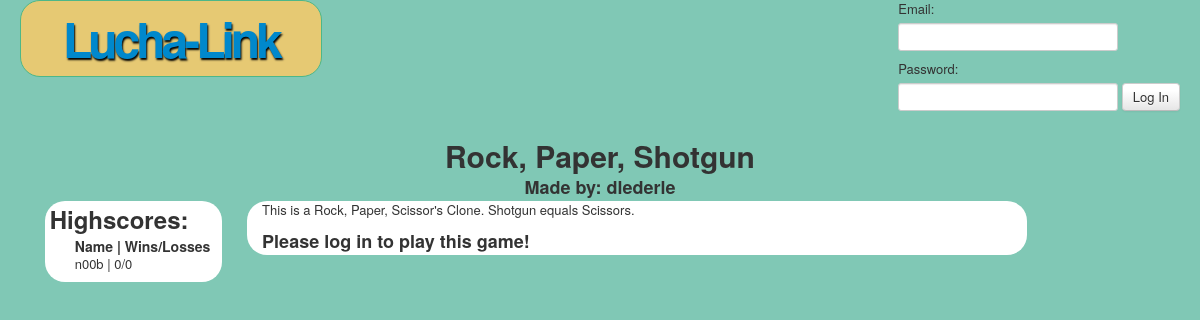
The page /gamepage.php?gameID=rps on the database as committed earlier.
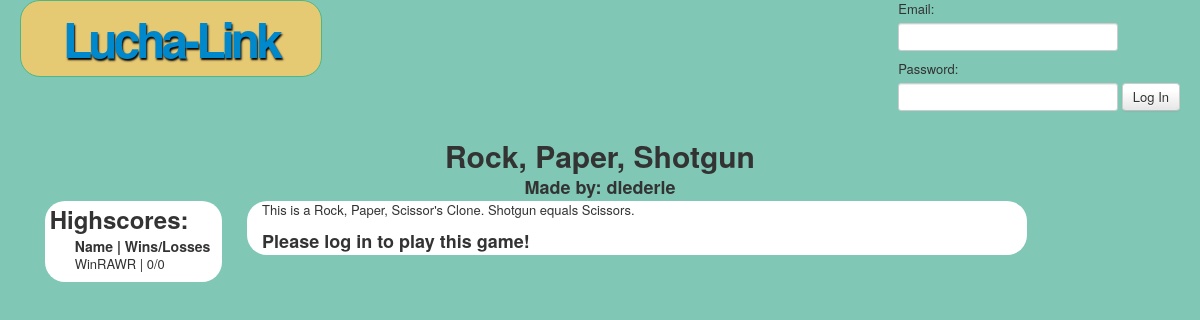
The same page on the database as committed later.
### tables this page shows
CREATE TABLE `Games`(
	`title` varchar(40) NOT NULL DEFAULT 'noname',
	 
	`rating` varchar(2) NOT NULL DEFAULT 'U',
	`description` blob,
	 
	`rank` int DEFAULT 0,
	 
	`path` varchar(30) NOT NULL DEFAULT 'games/',
	 
	`titleID` varchar(10) NOT NULL,
	`author` varchar(50) NOT NULL,
	PRIMARY KEY(`titleID`)
);

CREATE TABLE `Avatars`(
	`game_id` varchar(10) NOT NULL,
	`avatar_id` int NOT NULL AUTO_INCREMENT,
	`owner_id` int NOT NULL,
	`user_name` varchar(20) DEFAULT 'n00b',
	`rank` int(11) DEFAULT '1500',
	`wins` int DEFAULT 0,
	`losses` int DEFAULT 0,
	`ties`  int DEFAULT 0,
	 
	PRIMARY KEY (avatar_id),
	CONSTRAINT users_avatar_id_fk
	FOREIGN KEY (owner_id)
	REFERENCES Users (player_id)
);

### gamepage.php (the view, shortened to what this page needs)
<?php
	$currGame = $_GET['gameID'];
	if(isset($currGame)) {
		$query = "SELECT title, rating, path, author, description FROM Games WHERE titleID = '$currGame'";
		$result = mysqli_query($db, $query);
		if($row = mysqli_fetch_array($result)) {
			$gameTitle = $row['title'];
			$path = $row['path'];
			$author = $row['author'];
			$desc = $row['description'];
		}
	}
	else {
		header("Location: index.php");
	}
?>
<!doctype html>
<html>
<head>
     <link rel="stylesheet" href="etc/css/bootstrap.min.css">
     <link rel="stylesheet" href="etc/css/lucha.css">
</head>
<body>
     <div class="container-fluid">
	<?php include("topbar.php");?>
         <div class="row-fluid">
               <div id="title-box">
			<h1><?php echo $gameTitle ?></h1>
			<h3>Made by: <?php echo $author ?></h3>
               </div>
               <div class="span2" id="sidebar">
                    <h2>Highscores:</h2>
                    <ul>
			<?php
				$query = "SELECT * FROM Avatars INNER JOIN Games ON Avatars.game_id = '$currGame';";
					$result = mysqli_query($db, $query)
						or die("error querying database");
					echo "<h4>Name | Wins/Losses</h4>";
					while($row = mysqli_fetch_array($result)) {
						$avatar= $row['user_name'];
						$wins = $row['wins'];
						$losses = $row['losses'];
						echo "$avatar | $wins/"."$losses";
					}
			?>
                    </ul>
               </div>
               <div class="span8" id="body">
				<p><?php echo "$desc"?></p>
<?php
	if(isset($id)) {
		$query1 = "SELECT * FROM Avatars WHERE Avatars.game_id = '$currGame' AND Avatars.owner_id = $id";
		$result1 = mysqli_query($db, $query1);
		if($row = mysqli_fetch_array($result1)) {
			$userName = $row['user_name'];
			echo "<h2>Welcome back, $userName</h2>"
?>
		<h3><a href='<?php echo "$path$currGame.html" ?>' id="launchLink">Launch Rock, Paper, Shotgun</a></h3>
<script>
$(document).ready(function () {
	$('#launchLink').colorbox({height: "85%", width: "85%"});
});
</script>
<?php
		} else {
?>
	<h2>Join This Game!</h2>
	<form class='pull-left form-stacked' action='joinGameController.php' method = 'GET'>
<?php
	echo "<input type='hidden' name='game' value=$currGame>";
	echo "<input type='hidden' name='player' value=$id>";
?>
		<label for="username">Desired Username: </label>
		<input type=text size=20 name="username">
		<input class="btn primary" type=submit value="Join this game">
	</form>
<?php
		}
	} else {
		echo "<h3>Please log in to play this game!</h3>";
	}
?>
               </div>
          </div>
     </div>
</body>
</html>

### topbar.php
<?php
if(isset($_SESSION['user_name']) && isset($_SESSION['pid'])) {
	$name = $_SESSION['user_name'];
	$id = $_SESSION['pid'];
?>
 	  <div class="row" id="topbar">
               <div class="span4" id="logo">
                    <h2><a href="index.php">Lucha-Link</a></h2>
               </div>
               <div id="login">
                    <form class="pull-right form-stacked" action="logout.php" method = "POST">
                         <a href="playerProfile.php?id=myid">My Profile</a>
                         <a href="dashboard.php">My Dashboard</a>
                         <input class="btn primary" type=submit name=submit value = "Log Out">
                    </form>
               </div>
          </div>
<?php   }
	else{
?>
	  <div class="row" id="topbar">
               <div class="span4" id="logo">
                    <h2><a href="index.php">Lucha-Link</a></h2>
               </div>
               <div id="login">
               <form class="pull-right form-stacked" action="loginController.php" method = "GET">
                    <label for="topbarEmail">Email: </label>
                    <input type=text size=25 name="email" id="topbarEmail">
                    <label for="topbarPass">Password: </label>
                    <input type=password size=25 name="password" id="topbarPass">
                    <input class="btn primary" type=submit name=submit value="Log In">
               </form>
               </div>
          </div>
<?php } ?>

### etc/css/lucha.css (style rules this page uses)
body { background-color:#80C8B5; }
#logo { background: #E6C973; border-radius: 20px; -moz-border-radius: 20px; -webkit-border-radius: 20px; border: 1px solid #4DB788; text-align: center; display: block; height: 75px; color: #332F3E; font-weight: bold; letter-spacing: -4px; text-shadow: 1px 2px 2px #000; }
#logo a { font-size: 200%; line-height: 75px; }
#sidebar { border-radius: 20px; -moz-border-radius: 20px; -webkit-border-radius: 20px; background: #fff; padding-left:5px; }
#body { border-radius: 20px; -moz-border-radius: 20px; -webkit-border-radius: 20px; background: #fff; text-align: left; padding-left: 15px; }
#title-box { text-align: center; }

Rows that differ between the two databases and show on the page:
changed avatars: user_name "n00b" → "WinRAWR"
